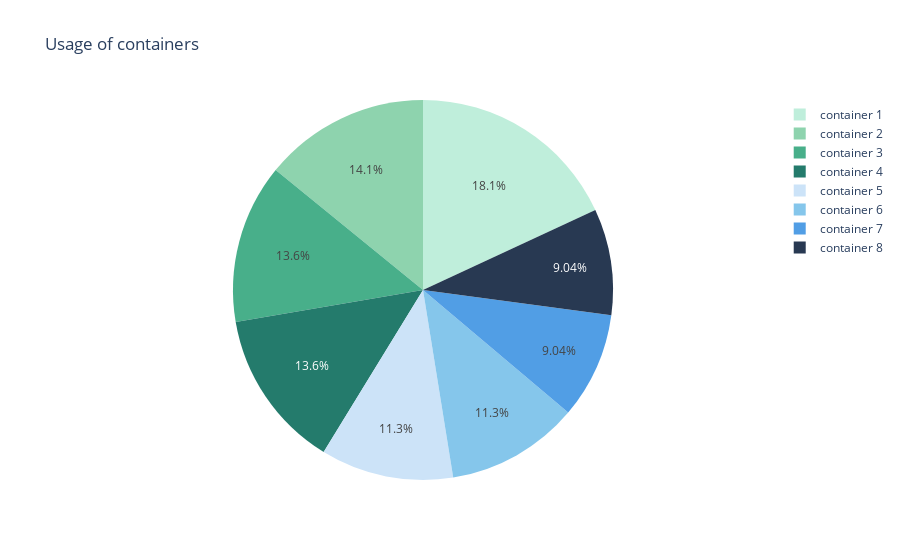

Notebook code for this chart:
### Code cell
colors = ['#BFEEDB', '#8ED3AE', '#48AF8A', '#247B6C', '#CCE3F8', '#85C6EB', '#519EE5', '#283952']

# Data
containers = ['container '+str(i) for i in range(1,9)]
quantites_containers = list(data['Container'].value_counts())

# Create figure
fig = go.Figure(data=[go.Pie(labels=containers, values=quantites_containers)])

# Update layout
fig.update_traces(marker=dict(colors=colors))
fig.update_layout(title='Usage of containers')

# Show plot
fig.show()

### Figure 1 — Plotly figure (JSON) as saved in the notebook; plotly's stock layout.template omitted (floating-point values rounded to 4 significant figures)
{"data": [{"labels": ["container 1", "container 2", "container 3", "container 4", "container 5", "container 6", "container 7", "container 8"], "marker": {"colors": ["#BFEEDB", "#8ED3AE", "#48AF8A", "#247B6C", "#CCE3F8", "#85C6EB", "#519EE5", "#283952"]}, "type": "pie", "values": [64, 50, 48, 48, 40, 40, 32, 32]}], "layout": {"title": {"text": "Usage of containers"}}}
